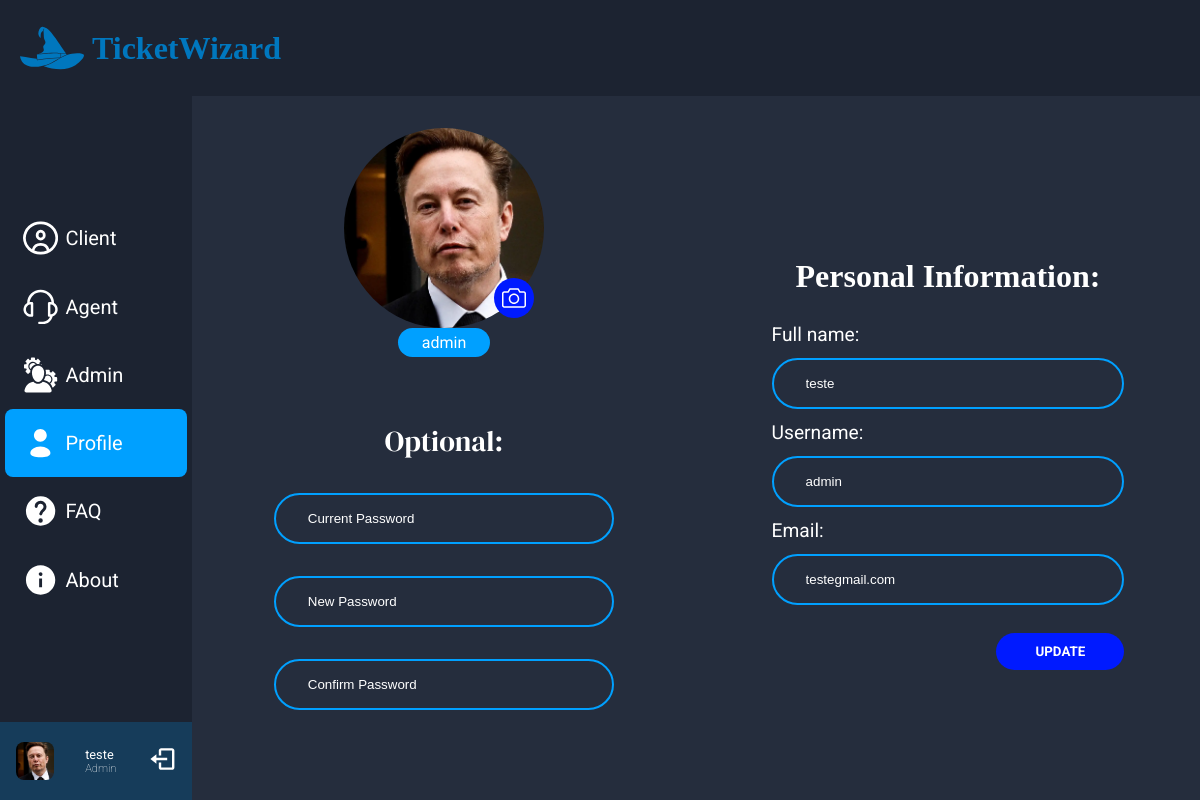
The app's page /pages/profile.php (signed in), older data.
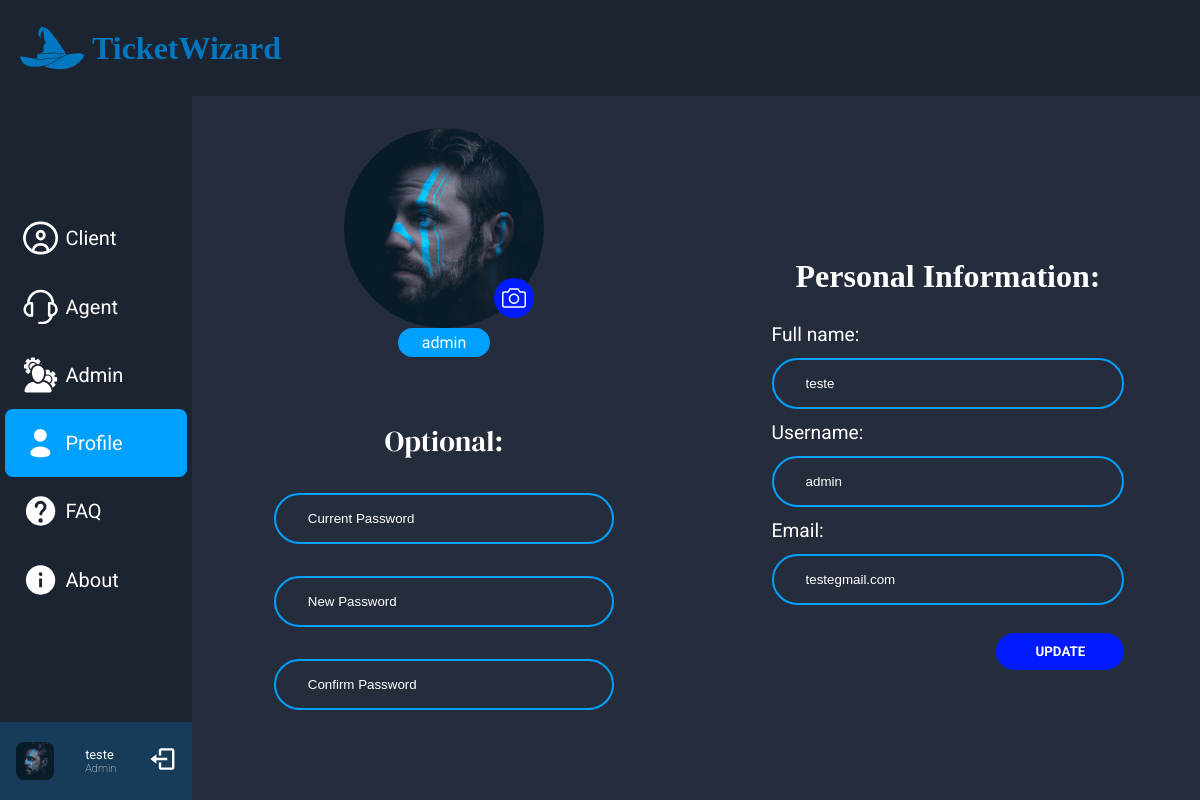
The same page, newer data.
### tables this page shows
CREATE TABLE User (
    --ID'S
    id INTEGER PRIMARY KEY AUTOINCREMENT,

    --CONTENT
    username VARCHAR(50) NOT NULL,
    password VARCHAR(50) NOT NULL,
    email VARCHAR(50) NOT NULL,
    full_name VARCHAR(100) NOT NULL,
    image VARCHAR(100),
    created_at TIMESTAMP DEFAULT CURRENT_TIMESTAMP
);

### pages/profile.php (called while the page is built, shortened)
<?php
  require_once('../session.php');
  $session = new Session();
  require_once('../database/connection.db.php');
  require_once('../database/User.class.php');
  require_once('../templates/common.php');
  require_once('../templates/nav.tpl.php');
  require_once('../templates/profile_template.php');
  $db = getDatabaseConnection();
  $user = User::getUser($db, $session->getId());
  drawHeader($user->whatPermission($db), 'profile', $db);
  drawNav($user, $db,'profile');
  drawProfile($user);
?>

### database/User.class.php (called while the page is built, shortened)
<?php
class User{
    public ?int $id;
    public function __construct(?int $id, string $username, string $password, string $email, string $fullName,string $image) {
        $this->id=$id;
        $this->username = $username;
        $this->email = $email;
        $this->fullName = $fullName;
        $this->image = $image;
    }
    public function whatPermission($db) {
        $stmt = $db->prepare("SELECT * FROM Admin WHERE id = ?");
        $stmt->execute([$this->id]);
        $result = $stmt->fetch();
        if($result !== false) return 'Admin';
        return null;
    }
    static function getUser($db, int $id) {
        $stmt = $db->prepare('
        SELECT *
        FROM User
        WHERE id = ?
        ');
        $stmt->execute(array($id));
        $user = $stmt->fetch();
        return new User(
            $user['id'],
            $user['username'],
            $user['password'],
            $user['email'],
            $user['full_name'],
            $user['image']
        );
    }
}
?>

### session.php (called while the page is built, shortened)
<?php
  class Session {
    public function getId() : ?int {
      return isset($_SESSION['id']) ? $_SESSION['id'] : null;
    }
  }
?>

### templates/profile_template.php (the view, shortened to what this page needs)
<?php function drawProfile(User $user){?>
        <!DOCTYPE html>
        <div class="main-content">
            <form id="profile-form" action="../actions/action_edit_profile.php" method="post" class="profile">
            <section class="avatar-password">
                <div class="avatar">
                    <img src = "<?=$user->image?>" alt="user image">
                    <div class="camera">
                        <label for="image-upload" class="camera-icon">
                        </label>
                    </div>
                </div>
                <div class="name-card">
                    <p><?= $user->username ?></p>
                </div>
                <section class="optinal-section">
                    <div class="optional-form">
                        <h2>Optional:</h2>
                        <input id="current-pass" class="input-field" type="password" name = "current-pass" placeholder="Current Password">
                        <input id="new-pass" class="input-field" type="password" name = "new-pass" placeholder="New Password">
                        <input id="confirm-pass" class="input-field" type="password" name = "confirm-pass" placeholder="Confirm Password">
                    </div>
                </section>
            </section>
            <section class="personal-section">
                <div class="personal-form">
                    <h2>Personal Information:</h2>
                    <label for="name">Full name:</label>
                    <input id="name" class="input-field" type="text" name="name" placeholder="<?= $user->fullName ?>">
                    <label for="username">Username:</label>
                    <input id="username" class="input-field" type="text" name="username"  placeholder=<?= $user->username?>>
                    <label for="email">Email:</label>
                    <input id="email" class="input-field" type="email" name="email" placeholder=<?= $user->email?>>
                    <button type="submit">UPDATE</button>
                </div>
            </section>
            </form>
        </div>
    <?php } ?>

### templates/common.php (shortened to what this page needs)
<?php function drawHeader(String $permission, String $page, $db) { ?>
    <!DOCTYPE html>
<html lang="en">
<head>
    <link rel="stylesheet" href="../style/constants.css">
    <link rel="stylesheet" href="../style/navigation.css">
    <?php if ($page == 'profile') {echo '<link rel="stylesheet" href="../style/profile.css">';} ?>
</head>
<body>
<header>
    <div class="logo">
        <h1 class="unselectable">TicketWizard</h1>
    </div>
</header>
<?php } ?>

### templates/nav.tpl.php (shortened to what this page needs)
<?php function drawNav(User $user, $db, String $selected){ ?>
    <main>
        <nav class="nav-bar">
            <ul>
                <?php if($user->whatPermission($db)=='Client' || $user->whatPermission($db)== 'Agent' || $user->whatPermission($db)=='Admin') drawNavClient($selected);?>
                <?php if($user->whatPermission($db)=='Agent' || $user->whatPermission($db)=='Admin') drawNavAgent($selected); ?>
                <?php if($user->whatPermission($db)=='Admin') drawNavAdmin($selected); ?>
                <?php $selectedBool='false'; if($selected=='profile') $selectedBool='true'; ?>
                <li class="nav-item unselectable" selected= <?= $selectedBool?>>
                    <a href="../pages/profile.php">
                        <div class="option-container">
                            <p>Profile</p>
                        </div>
                    </a>
                </li>
                <?php if($user->whatPermission($db)=='Agent' || $user->whatPermission($db)=='Admin' || $user->whatPermission($db)== 'Client') drawNavFaq($selected); ?>
                <?php if($user->whatPermission($db)=='Agent' || $user->whatPermission($db)=='Admin' || $user->whatPermission($db)== 'Client') drawNavAbout($selected); ?>
            </ul>
            <div class="user-info unselectable">
                <div class="square">
                    <img src="<?= $user->image?>" alt="user_image">
                </div>
                <div>
                    <p class="name"><?php echo $user->fullName?></p>
                    <p class="role"><?php echo $user->whatPermission($db) ?></p>
                </div>
                <a href='../actions/actionlogout.php'>
                    <svg class="log-out" fill="#000000" width="50" height="50" viewBox="0 0 24 24"
                         xmlns="http://www.w3.org/2000/svg"><path d="M16 13v-2H7V8l-5 4 5 4v-3z"/><path d="M20 3h-9c-1.103 0-2 .897-2 2v4h2V5h9v14h-9v-4H9v4c0 1.103.897 2 2 2h9c1.103 0 2-.897 2-2V5c0-1.103-.897-2-2-2z"/></svg>
                </a>
            </div>
        </nav>
<?php } ?>
<?php function drawNavClient(String $selected){ ?>
    <?php $selectedBool='false'; if($selected=='client') $selectedBool='true'; ?>
    <li class="nav-item unselectable" selected = <?php echo $selectedBool ?>>
        <a href='../pages/client.php'>
            <div class="option-container">
                <p>Client</p>
            </div>
        </a>
    </li>
<?php } ?>
<?php function drawNavAgent(String $selected){ ?>
    <?php $selectedBool='false'; if($selected=='agent') $selectedBool='true'; ?>
    <li class="nav-item unselectable" selected =<?php echo $selectedBool ?>>
        <a href='../pages/agent.php'>
            <div class="option-container">
                <p>Agent</p>
            </div>
        </a>
    </li>
<?php } ?>
<?php function drawNavAdmin(String $selected){ ?>
    <?php $selectedBool='false'; if($selected=='admin') $selectedBool='true'; ?>
    <li class="nav-item unselectable" selected =<?php echo $selectedBool ?>>
        <a href='../pages/admin.php'>
            <div class="option-container">
                <p>Admin</p>
            </div>
        </a>
    </li>
<?php } ?>
<?php function drawNavFaq(String $selected){ ?>
    <?php $selectedBool='false'; if($selected=='faq') $selectedBool='true'; ?>
    <li class="nav-item unselectable" selected =<?php echo $selectedBool ?>>
        <a href='../pages/faq.php'>
            <div class="option-container">
                <p>FAQ</p>
            </div>
        </a>
    </li>
<?php } ?>
<?php function drawNavAbout(String $selected){ ?>
    <?php $selectedBool='false'; if($selected=='about') $selectedBool='true'; ?>
    <li class="nav-item unselectable" selected=<?php echo $selectedBool ?>>
        <a href="../pages/about.php">
            <div class="option-container">
                <p>About</p>
            </div>
        </a>
    </li>
<?php } ?>

### style/constants.css (style rules this page uses)
:root { --highlight-color: #00A0FF; --opened-color: #30B900; --pending-color: #ABABAB; --closed-color: #BF0000; --dark-blue: #1C2331; --background-color: #252D3D; --text-color: #FFF; --logo-color: #0077BE; --dark-blue-highlight: #001AFF; --text-font: 'Roboto', sans-serif; --hightlight-font: 'DM Serif Display', serif; }

### style/navigation.css (style rules this page uses)
* { margin: 0; text-decoration: none; }
ul, li { list-style-type: none; padding: 0; }
.unselectable { user-select: none; }
body { background: var(--background-color); }
header { display: flex; flex-direction: row; align-items: center; justify-content: space-between; width: 100vw; height: 12vh; background: var(--dark-blue); }
main { display: flex; height: 88vh; }
.logo { display: flex; flex-direction: row; align-items: center; color: var(--logo-color); margin-left: 1%; }
.logo svg { width: min(25%, 5rem); aspect-ratio: 1/1; fill: var(--logo-color); }
.logo { display: flex; flex-direction: row; align-items: center; }
ul { display: flex; flex-direction: column; align-items: center; width: 100%; margin-top: auto; }
li { border-radius: 0.5rem; width: 95%; }
.nav-bar { display: flex; flex-direction: column; align-items: center; background: var(--dark-blue); min-width: 16vw; }
.option-container { display: flex; align-items: center; gap: 5%; color: var(--text-color); font-size: 1.25em; font-family: var(--text-font); padding-inline: 10%; padding-block: 5%; cursor: pointer; }
li[selected = "true"] { background-color: var(--highlight-color); }
.nav-item svg, .nav-item path { min-width: 2rem; max-width: 2.2rem; aspect-ratio: 1/1; fill: var(--text-color); }
.user-info { margin-top: auto; display: flex; justify-content: space-around; align-items: center; background-color: rgba(0, 160, 255, 20%); width: 100%; padding-block: 0.75rem; }
.square { position: relative; width: min(3rem, 20%); aspect-ratio: 1/1; border-radius: 0.5rem; }
.square img { position: absolute; top: 0; left: 0; aspect-ratio: 1/1; border-radius: 0.5rem; width: 100%; object-fit: cover; }
.name, .role { color: var(--text-color); font-family: var(--text-font); }
.name { font-size: 80%; max-font-size: 1rem; overflow-x: clip; }
.role { font-size: 70%; max-font-size: 1rem; font-weight: lighter; overflow-x: clip; }
.log-out { fill: var(--text-color); min-width: 1.75rem; max-width: 1.8rem; aspect-ratio: 1/1; }

Row changes from the older to the newer data that the page shows:
changed user "admin": image: picture removed, a placeholder shows
